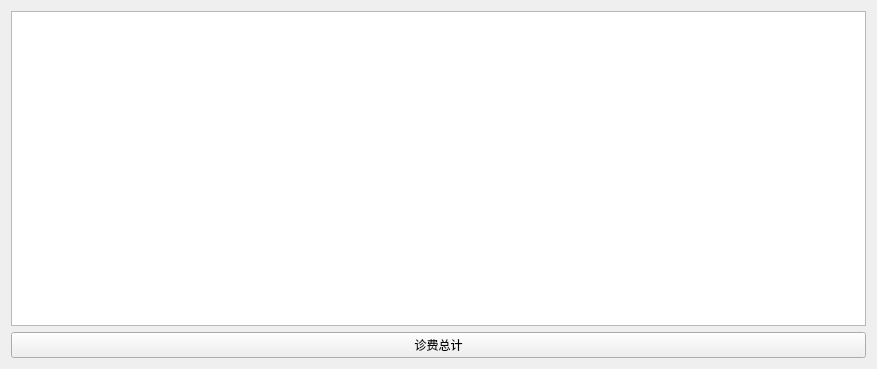
<?xml version="1.0" encoding="UTF-8"?>
<ui version="4.0">
 <class>patient</class>
 <widget class="QWidget" name="patient">
  <property name="geometry">
   <rect>
    <x>0</x>
    <y>0</y>
    <width>877</width>
    <height>369</height>
   </rect>
  </property>
  <property name="windowTitle">
   <string>Form</string>
  </property>
  <layout class="QGridLayout" name="gridLayout">
   <item row="0" column="0">
    <widget class="QTableWidget" name="tableWidget"/>
   </item>
   <item row="1" column="0">
    <widget class="QPushButton" name="pushButton">
     <property name="text">
      <string>诊费总计</string>
     </property>
    </widget>
   </item>
  </layout>
 </widget>
 <resources/>
 <connections/>
</ui>
